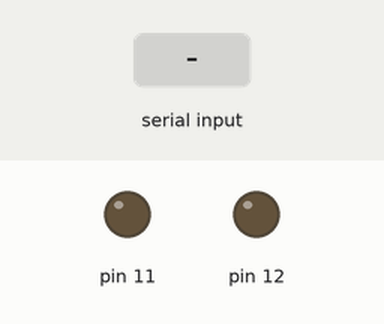
Recording of a sketch running on a simulated Arduino Uno, built with avr-gcc and run on an emulated ATmega328P. Shown: output pins drawn as LEDs (lit = HIGH). The test bench sets the inputs (shaded band).

Above: at 1.2 s.
1.3 s: "1" received over Serial
At 2.5 s:
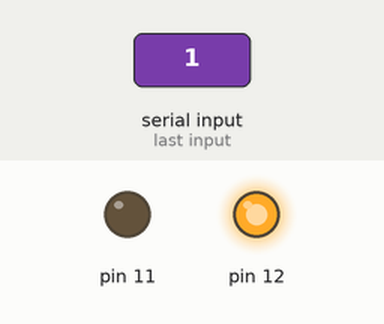
2.8 s: "3" received over Serial
At 3.7 s:
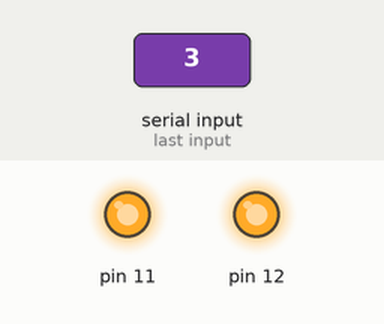
4.3 s: "2" received over Serial
At 4.9 s:
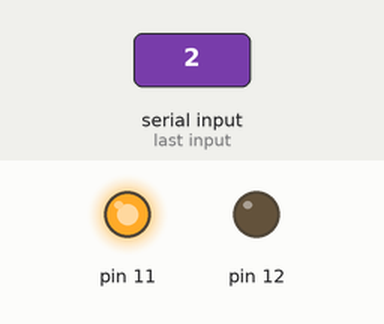
5.8 s: "4" received over Serial
At 7.2 s:
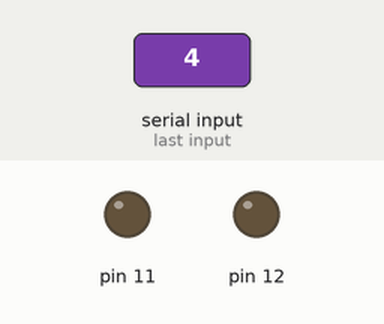
Timing chart, 0 to 8.3 s (numbered marks = the images above; inputs shaded):
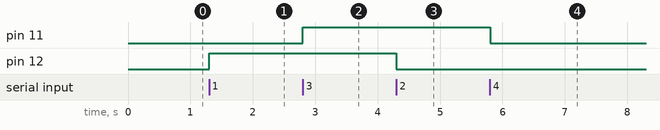

Measured:
- after the input at 1.3 s, pin 12: LOW → HIGH at once
- after the input at 2.8 s, pin 11: LOW → HIGH at once
- after the input at 4.3 s, pin 12: HIGH → LOW at once
- after the input at 5.8 s, pin 11: HIGH → LOW at once

The sketch:

car_BT.ino
```cpp
void setup()
{
  Serial.begin(9600);
  pinMode(12,OUTPUT);
  pinMode(11,OUTPUT);
 }
void loop()
{
  while(Serial.available())
  {
    char deep = Serial.read();
    if(deep=='1')
    {
    digitalWrite(12,HIGH);
    }
    if(deep=='2')
    {
      digitalWrite(12,LOW);
    }
     if(deep=='3')
    {
    digitalWrite(11,HIGH);
    }
    if(deep=='4')
    {
      digitalWrite(11,LOW);
    }
  }
}
```
